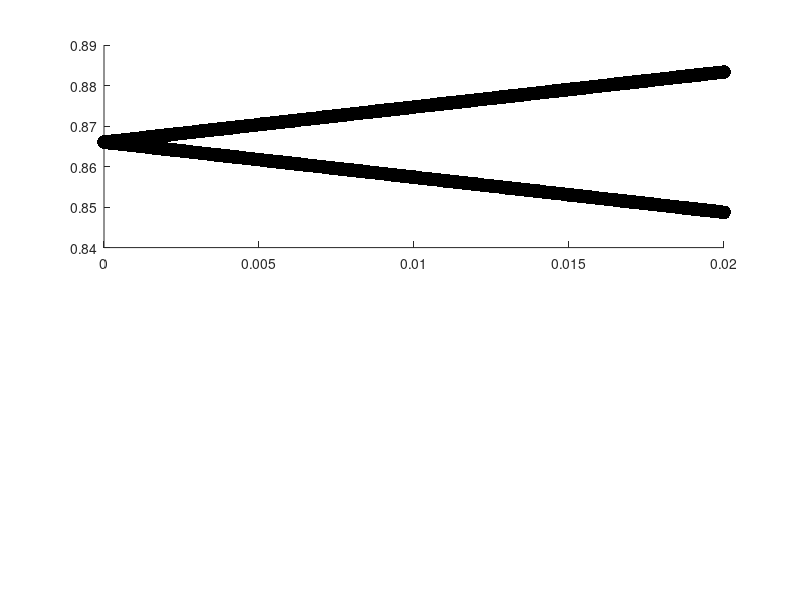

Reproduce this figure in MATLAB. (Note: this script raises an error after producing the figure.)
%% ID osc

%mr clean
clc
clf

%parameters
w = 1;
tau = 0;

%coupling
gamma = 0:.0001:.02; 

%size of mah boi
n = 3;

%solution vector of eigenvalues
LAMBDA = zeros(2,length(gamma));

%loopin' it
for pp = 1:length(gamma)
    
    %joint matrix without coupling
    A = -eye(n)*(w+tau) + (w+tau)*circshift(eye(n),-1);
    B = -eye(n)*w + w*circshift(eye(n),-1);
    well = kron(B,eye(n)) + kron(eye(n),A);

    %well
    GAMMA = gamma(pp);
    
    %form the coupling structure vector
    if mod(n,2) == 0
        g = [0, GAMMA*ones(1,(n/2)-1), 0, -GAMMA*ones(1,(n/2)-1)];
    else
        g = [0, GAMMA*ones(1,((n-1)/2)), -GAMMA*ones(1,((n-1)/2))];
    end
    
    %form coupling (for beta)
    I = eye(n);
    I = kron(circshift(I,-1),I);
    G = [];
    for i=0:n-1
        G = [G circshift(g,i)];
    end
    BETA = I.*G';
    
    %form coupling (for alpha)
    I = eye(n);
    I = kron(I,circshift(I,-1));
    G = [];
    for i=0:n-1
        G = [G circshift(-g,i)];
    end
    ALPHA = I.*G';
       
    % Update the joint transition matrix with coupling
    well = (well + BETA + ALPHA)*1;
    
    %diagonalize
    [~,lambda] = eig(well);
    lambda = diag(lambda);
    lambda = lambda(imag(lambda)>0);
    [~,I] = sort(real(lambda),'descend');
    lambda = lambda(I);
    LAMBDA(:,pp) = lambda(1:2);
end

%exact solutions (to check)
l1 = (-3/2+sqrt(3)/2*sqrt(-1))*w + (3/4 - sqrt(3)/4*sqrt(-1))*(-tau) + sqrt(2)/4*sqrt(-gamma.^2*(4-2*sqrt(12)*sqrt(-1))+tau^2*(3-3*sqrt(12)/2*sqrt(-1)));
l2 = (-3/2+sqrt(3)/2*sqrt(-1))*w + (3/4 - sqrt(3)/4*sqrt(-1))*(-tau) - sqrt(2)/4*sqrt(-gamma.^2*(4-2*sqrt(12)*sqrt(-1))+tau^2*(3-3*sqrt(12)/2*sqrt(-1)));

%im part
figure(1)
subplot(2,1,1)
hold on
plot(gamma,imag(LAMBDA(1,:)),'.','color','k','markersize',30)
plot(gamma,imag(LAMBDA(2,:)),'.','color','k','markersize',30)
plot(gamma,imag(l1),'.','color',[255, 182, 193 256]/256,'markersize',10);
plot(gamma,imag(l2),'.','color',[255, 182, 193 256]/256,'markersize',10);
ylabel('Im(\lambda)')
box on
set(gca,'fontsize',15)
%xline(0.335961852,'m--','linewidth',2)
%xline(0,'--','linewidth',2)
ylim([0.84 0.89])
%xlim([-.1 .1])

subplot(2,1,2)
hold on
plot(gamma,real(LAMBDA(1,:)),'.','color','k','markersize',30)
plot(gamma,real(LAMBDA(2,:)),'.','color','k','markersize',30)
plot(gamma,real(l1),'.','color',[255, 182, 193 256]/256,'markersize',10);
plot(gamma,real(l2),'.','color',[255, 182, 193 256]/256,'markersize',10);
xlabel('\kappa')
ylabel('Re(\lambda)')
box on
set(gca,'fontsize',15)
set(gcf,'position',[406,115,377,641])
%xline(0.335961852,'m--','linewidth',2)
%xline(0,'--','linewidth',2)
%xlim([-.1 .1])
ylim([-1.515 -1.485])


%% nonID osc

%parameters
w = 1;
tau = 0.01;

%coupling
gamma = 0:.0001:.02; 

%size of mah boi
n = 3;

%solution vector of eigenvalues
LAMBDA = zeros(2,length(gamma));

%loopin' it
for pp = 1:length(gamma)
    
    %joint matrix without coupling
    A = -eye(n)*(w+tau) + (w+tau)*circshift(eye(n),-1);
    B = -eye(n)*w + w*circshift(eye(n),-1);
    well = kron(B,eye(n)) + kron(eye(n),A);

    %well
    GAMMA = gamma(pp);
    
    %form the coupling structure vector
    if mod(n,2) == 0
        g = [0, GAMMA*ones(1,(n/2)-1), 0, -GAMMA*ones(1,(n/2)-1)];
    else
        g = [0, GAMMA*ones(1,((n-1)/2)), -GAMMA*ones(1,((n-1)/2))];
    end
    
    %form coupling (for beta)
    I = eye(n);
    I = kron(circshift(I,-1),I);
    G = [];
    for i=0:n-1
        G = [G circshift(g,i)];
    end
    BETA = I.*G';
    
    %form coupling (for alpha)
    I = eye(n);
    I = kron(I,circshift(I,-1));
    G = [];
    for i=0:n-1
        G = [G circshift(-g,i)];
    end
    ALPHA = I.*G';
       
    % Update the joint transition matrix with coupling
    well = (well + BETA + ALPHA)*1;
    
    %diagonalize
    [~,lambda] = eig(well);
    lambda = diag(lambda);
    lambda = lambda(imag(lambda)>0);
    [~,I] = sort(real(lambda),'descend');
    lambda = lambda(I);
    LAMBDA(:,pp) = lambda(1:2);
end

%exact solutions (to check)
l1 = (-3/2+sqrt(3)/2*sqrt(-1))*w + (3/4 - sqrt(3)/4*sqrt(-1))*(-tau) + sqrt(2)/4*sqrt(-gamma.^2*(4-2*sqrt(12)*sqrt(-1))+tau^2*(3-3*sqrt(12)/2*sqrt(-1)));
l2 = (-3/2+sqrt(3)/2*sqrt(-1))*w + (3/4 - sqrt(3)/4*sqrt(-1))*(-tau) - sqrt(2)/4*sqrt(-gamma.^2*(4-2*sqrt(12)*sqrt(-1))+tau^2*(3-3*sqrt(12)/2*sqrt(-1)));

%im part
figure(2)
subplot(2,1,1)
hold on
plot(gamma,imag(LAMBDA(1,:)),'.','color','k','markersize',30)
plot(gamma,imag(LAMBDA(2,:)),'.','color','k','markersize',30)
plot(gamma,imag(l1),'.','color',[255, 182, 193 256]/256,'markersize',10);
plot(gamma,imag(l2),'.','color',[255, 182, 193 256]/256,'markersize',10);
ylabel('Im(\lambda)')
box on
set(gca,'fontsize',15)
%xline(0.335961852,'m--','linewidth',2)
xline(sqrt(3)/2*tau,'--','linewidth',2)
%ylim([1.9 2.1])
%xlim([-.1 .1])

subplot(2,1,2)
hold on
plot(gamma,real(LAMBDA(1,:)),'.','color','k','markersize',30)
plot(gamma,real(LAMBDA(2,:)),'.','color','k','markersize',30)
plot(gamma,real(l1),'.','color',[255, 182, 193 256]/256,'markersize',10);
plot(gamma,real(l2),'.','color',[255, 182, 193 256]/256,'markersize',10);
xlabel('\kappa')
ylabel('Re(\lambda)')
box on
set(gca,'fontsize',15)
set(gcf,'position',[406,115,377,641])
%xline(0.335961852,'m--','linewidth',2)
xline(sqrt(3)/2*tau,'--','linewidth',2)
%xlim([-.1 .1])










